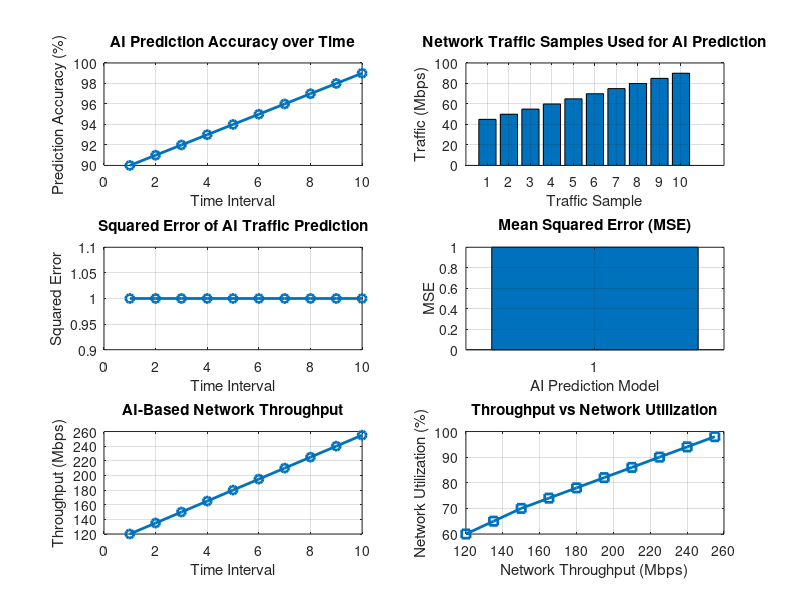

Write the MATLAB code that produced this figure.
clc;
clear;
close all;

%% =====================================================
% AI-Based Traffic Prediction for 5G Networks
%% =====================================================

% Time intervals
t = 1:10;

%% -----------------------------------------------------
% Objective 1 : Prediction Accuracy & Network Traffic
%% -----------------------------------------------------

% Prediction Accuracy (%)
Accuracy = [90 91 92 93 94 95 96 97 98 99];

% Network Traffic (Mbps)
Traffic = [45 50 55 60 65 70 75 80 85 90];

%% -----------------------------------------------------
% Objective 2 : Mean Squared Error (MSE)
%% -----------------------------------------------------

% Actual and Predicted Traffic (Mbps)
Actual = [50 55 60 62 68 70 75 80 85 90];
Predicted = [49 54 61 63 67 71 74 81 84 89];

% Squared Error
SqError = (Actual - Predicted).^2;

% Mean Squared Error
MSE = mean(SqError);

%% -----------------------------------------------------
% Objective 3 : Throughput & Network Utilization
%% -----------------------------------------------------

% Network Throughput (Mbps)
Throughput = [120 135 150 165 180 195 210 225 240 255];

% Network Utilization (%)
Utilization = [60 65 70 74 78 82 86 90 94 98];

%% =====================================================
% Display Results
%% =====================================================

disp('===============================================')
disp('AI-Based Traffic Prediction for 5G Networks')
disp('===============================================')

disp('Prediction Accuracy (%)')
disp([t' Accuracy'])

disp('Network Traffic (Mbps)')
disp([t' Traffic'])

disp(['Mean Squared Error (MSE) = ', num2str(MSE)])

disp(' ')
disp('Time   Actual   Predicted   Squared Error')
disp([t' Actual' Predicted' SqError'])

disp(' ')
disp('Time   Throughput(Mbps)   Utilization(%)')
disp([t' Throughput' Utilization'])

%% =====================================================
% Plot Graphs
%% =====================================================

figure;

%--------------------------------------------------------
% Graph 1 : AI Prediction Accuracy
%--------------------------------------------------------
subplot(3,2,1)
plot(t,Accuracy,'-o','LineWidth',2)
title('AI Prediction Accuracy over Time')
xlabel('Time Interval')
ylabel('Prediction Accuracy (%)')
grid on

%--------------------------------------------------------
% Graph 2 : Network Traffic Samples
%--------------------------------------------------------
subplot(3,2,2)
bar(Traffic)
title('Network Traffic Samples Used for AI Prediction')
xlabel('Traffic Sample')
ylabel('Traffic (Mbps)')
grid on

%--------------------------------------------------------
% Graph 3 : Squared Error
%--------------------------------------------------------
subplot(3,2,3)
plot(t,SqError,'-o','LineWidth',2)
title('Squared Error of AI Traffic Prediction')
xlabel('Time Interval')
ylabel('Squared Error')
grid on

%--------------------------------------------------------
% Graph 4 : Mean Squared Error
%--------------------------------------------------------
subplot(3,2,4)
bar(MSE)
title('Mean Squared Error (MSE)')
xlabel('AI Prediction Model')
ylabel('MSE')
grid on

%--------------------------------------------------------
% Graph 5 : AI-Based Network Throughput
%--------------------------------------------------------
subplot(3,2,5)
plot(t,Throughput,'-o','LineWidth',2)
title('AI-Based Network Throughput')
xlabel('Time Interval')
ylabel('Throughput (Mbps)')
grid on

%--------------------------------------------------------
% Graph 6 : Throughput vs Network Utilization
%--------------------------------------------------------
subplot(3,2,6)
plot(Throughput,Utilization,'-s','LineWidth',2)
title('Throughput vs Network Utilization')
xlabel('Network Throughput (Mbps)')
ylabel('Network Utilization (%)')
grid on
